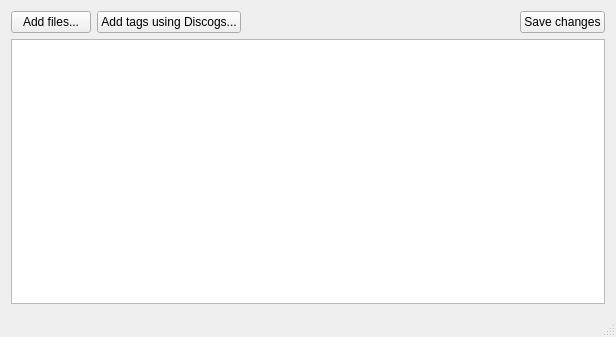
<?xml version="1.0" encoding="UTF-8"?>
<ui version="4.0">
 <class>MainWindow</class>
 <widget class="QMainWindow" name="MainWindow">
  <property name="geometry">
   <rect>
    <x>0</x>
    <y>0</y>
    <width>616</width>
    <height>337</height>
   </rect>
  </property>
  <property name="windowTitle">
   <string>MainWindow</string>
  </property>
  <widget class="QWidget" name="centralWidget">
   <layout class="QVBoxLayout" name="verticalLayout">
    <item>
     <layout class="QHBoxLayout" name="horizontalLayout">
      <item>
       <widget class="QPushButton" name="m_addFiles">
        <property name="text">
         <string>Add files...</string>
        </property>
       </widget>
      </item>
      <item>
       <widget class="QPushButton" name="m_addDiscogsTags">
        <property name="text">
         <string>Add tags using Discogs...</string>
        </property>
       </widget>
      </item>
      <item>
       <spacer name="horizontalSpacer">
        <property name="orientation">
         <enum>Qt::Horizontal</enum>
        </property>
        <property name="sizeHint" stdset="0">
         <size>
          <width>40</width>
          <height>20</height>
         </size>
        </property>
       </spacer>
      </item>
      <item>
       <widget class="QPushButton" name="m_save">
        <property name="text">
         <string>Save changes</string>
        </property>
       </widget>
      </item>
     </layout>
    </item>
    <item>
     <widget class="QTableView" name="m_mainTable">
      <property name="cornerButtonEnabled">
       <bool>false</bool>
      </property>
      <attribute name="horizontalHeaderHighlightSections">
       <bool>false</bool>
      </attribute>
      <attribute name="verticalHeaderHighlightSections">
       <bool>false</bool>
      </attribute>
     </widget>
    </item>
   </layout>
  </widget>
  <widget class="QMenuBar" name="menuBar">
   <property name="geometry">
    <rect>
     <x>0</x>
     <y>0</y>
     <width>616</width>
     <height>26</height>
    </rect>
   </property>
  </widget>
  <widget class="QStatusBar" name="statusBar"/>
 </widget>
 <layoutdefault spacing="6" margin="11"/>
 <resources/>
 <connections/>
</ui>
